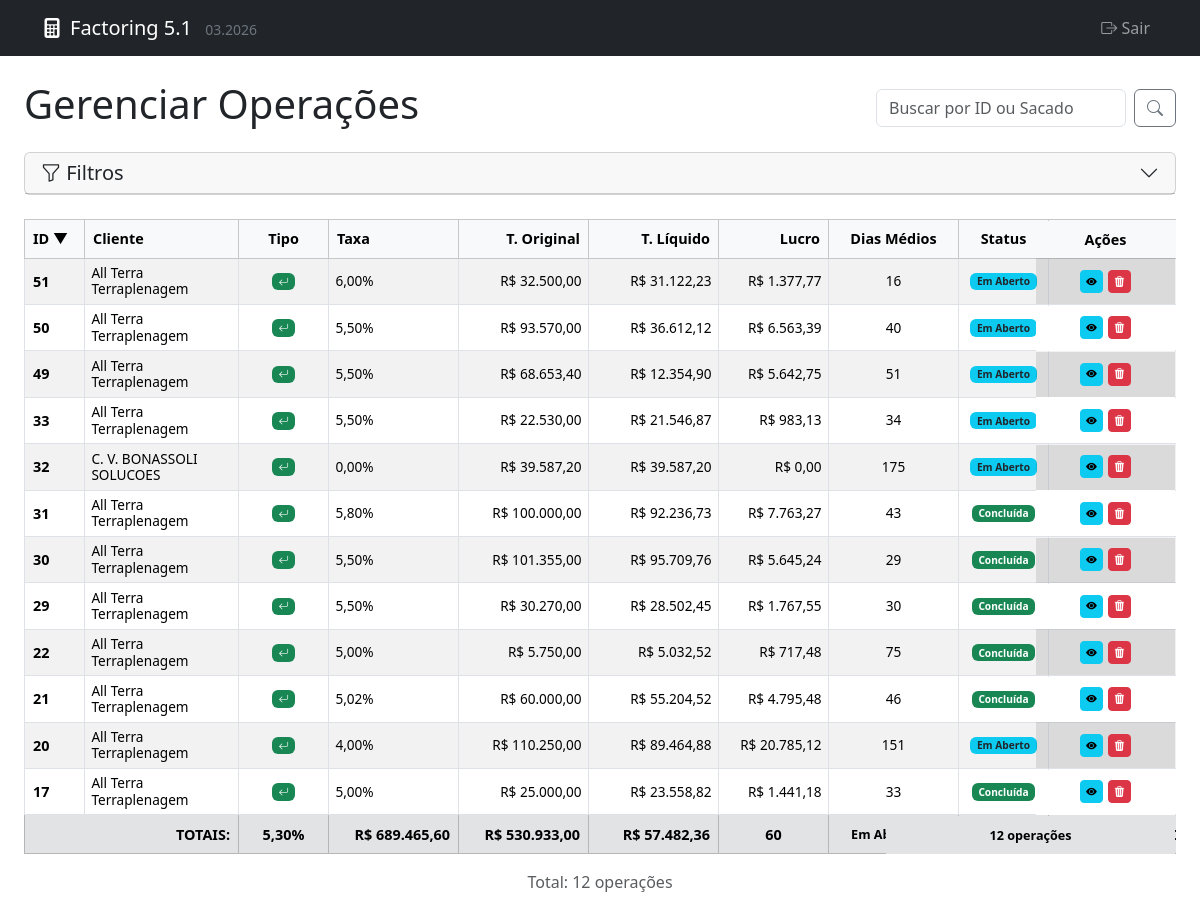
Page /listar_operacoes.php (signed in) on the committed database.
### tables this page shows
CREATE TABLE `operacoes` (
  `id` int(11) NOT NULL AUTO_INCREMENT,
  `cedente_id` int(11) DEFAULT NULL,
  `taxa_mensal` decimal(10,4) NOT NULL,
  `data_operacao` datetime DEFAULT NULL,
  `data_base_calculo` date DEFAULT NULL,
  `tipo_pagamento` varchar(50) DEFAULT 'direto',
  `tipo_operacao` enum('antecipacao','emprestimo') NOT NULL DEFAULT 'antecipacao',
  `total_original_calc` decimal(15,2) DEFAULT NULL,
  `total_presente_calc` decimal(15,2) DEFAULT NULL,
  `iof_total_calc` decimal(15,2) DEFAULT NULL,
  `total_liquido_pago_calc` decimal(15,2) DEFAULT NULL,
  `incorre_custo_iof` tinyint(1) NOT NULL,
  `cobrar_iof_cliente` tinyint(1) NOT NULL,
  `total_lucro_liquido_calc` decimal(15,2) DEFAULT NULL,
  `media_dias_pond_calc` int(11) DEFAULT NULL,
  `notas` text DEFAULT NULL,
  `valor_total_compensacao` decimal(15,2) DEFAULT 0.00 COMMENT 'Valor total das compensações aplicadas nesta operação',
  PRIMARY KEY (`id`),
  KEY `fk_operacao_sacado` (`cedente_id`),
  CONSTRAINT `fk_operacoes_cedente` FOREIGN KEY (`cedente_id`) REFERENCES `cedentes` (`id`)
);

### listar_operacoes.php (the view, shortened to what the rows shown need)
<?php require_once 'auth_check.php'; ?><?php
require_once 'db_connection.php';
$results_per_page = 15;
$page = isset($_GET['page']) && is_numeric($_GET['page']) ? (int)$_GET['page'] : 1;
$search = isset($_GET['search']) ? trim($_GET['search']) : '';
$sort = isset($_GET['sort']) ? $_GET['sort'] : 'id';
$dir = isset($_GET['dir']) && in_array(strtolower($_GET['dir']), ['asc', 'desc']) ? strtolower($_GET['dir']) : 'desc';
$filter_cedente = isset($_GET['filter_cedente']) ? trim($_GET['filter_cedente']) : '';
$filter_status = isset($_GET['filter_status']) && is_array($_GET['filter_status']) ? $_GET['filter_status'] : [];
$filter_valor_min = isset($_GET['filter_valor_min']) ? floatval($_GET['filter_valor_min']) : 0;
$filter_valor_max = isset($_GET['filter_valor_max']) ? floatval($_GET['filter_valor_max']) : 0;
$filter_data = isset($_GET['filter_data']) ? trim($_GET['filter_data']) : '';
$filter_data_inicio = isset($_GET['filter_data_inicio']) ? trim($_GET['filter_data_inicio']) : '';
$filter_data_fim = isset($_GET['filter_data_fim']) ? trim($_GET['filter_data_fim']) : '';
$filter_tipo_operacao = isset($_GET['filter_tipo_operacao']) && is_array($_GET['filter_tipo_operacao']) ? $_GET['filter_tipo_operacao'] : [];
$allowed_sort_columns = [
    'id' => 'o.id',
    'cedente_nome' => 's.empresa',
    'taxa_mensal' => 'o.taxa_mensal',
    'total_original_calc' => 'o.total_original_calc',
    'total_liquido_pago_calc' => 'o.total_liquido_pago_calc',
    'total_lucro_liquido_calc' => 'o.total_lucro_liquido_calc',
    'data_operacao' => 'o.data_operacao',
    'data_base_calculo' => 'o.data_operacao',
    'tipo_operacao' => 'o.tipo_operacao',
    'media_dias_operacao' => 'media_dias_operacao',
    'status_operacao' => 'status_operacao',
    'num_recebiveis' => 'num_recebiveis',
    'saldo_em_aberto' => 'saldo_em_aberto'
];
$sort_column_sql = $allowed_sort_columns[$sort];
$offset = ($page - 1) * $results_per_page;
$params_count = []; $params_data = []; $whereClauses = [];
$whereSql = !empty($whereClauses) ? "WHERE " . implode(" AND ", $whereClauses) : "";
$total_results = 0;
try {
    $countSql = "SELECT COUNT(DISTINCT o.id)
                 FROM operacoes o
                 LEFT JOIN cedentes s ON o.cedente_id = s.id
                 $whereSql";
    $stmtCount = $pdo->prepare($countSql);
    $stmtCount->execute($params_count);
    $total_results = (int)$stmtCount->fetchColumn();
} catch (PDOException $e) { $error_message_count = "Erro Crítico [Count]: " . htmlspecialchars($e->getMessage()); }
$operacoes = [];
if (!isset($error_message_count)) {
    try {
        $sql .= " ORDER BY $sort_column_sql $dir
                LIMIT :limit OFFSET :offset";
        $stmt = $pdo->prepare($sql);
        $stmt->bindParam(':limit', $results_per_page, PDO::PARAM_INT);
        $stmt->bindParam(':offset', $offset, PDO::PARAM_INT);
        $stmt->execute();
        $operacoes = $stmt->fetchAll(PDO::FETCH_ASSOC);
    } catch (PDOException $e) { $error_message_data = "Erro Crítico [Data]: " . htmlspecialchars($e->getMessage()); }
}
function getSortLink($column, $text, $currentSort, $currentDir, $currentSearch, $filters = []) {
    $newDir = ($currentSort === $column && $currentDir === 'asc') ? 'desc' : 'asc';
    $icon = ($currentSort === $column) ? ($currentDir === 'asc' ? ' ▲' : ' ▼') : '';
    $params = [];
    $params['sort'] = $column;
    $params['dir'] = $newDir;
    $queryString = http_build_query($params);
    return "<a href=\"?$queryString\">" . htmlspecialchars($text) . $icon . "</a>";
}
function formatOperacaoStatusBadge($status_operacao) {
    $badgeClass = 'bg-secondary';
    switch ($status_operacao) {
        case 'Concluída': $badgeClass = 'bg-success'; break;
        case 'Em Aberto': $badgeClass = 'bg-info text-dark'; break;
    }
    return '<span class="badge ' . $badgeClass . '">' . htmlspecialchars($status_operacao) . '</span>';
}
function formatHtmlCurrency($value) {
    return 'R$ ' . number_format($value ?? 0, 2, ',', '.');
}
?>
<!DOCTYPE html>
<html lang="pt-BR">
<head>
    <link href="https://cdn.jsdelivr.net/npm/bootstrap@5.3.3/dist/css/bootstrap.min.css" rel="stylesheet">
    <link rel="stylesheet" href="https://cdn.jsdelivr.net/npm/bootstrap-icons@1.11.3/font/bootstrap-icons.min.css">
</head>
<body>
    <div class="container-fluid px-3 px-md-4 mt-4">
        <div class="d-flex justify-content-between align-items-center mb-3 flex-wrap">
            <h1>Gerenciar Operações</h1>
        </div>
        <?php if (empty($operacoes) && (int)$total_results == 0 && empty($search) && !isset($error_message_count) && !isset($error_message_data)): ?>
            <p class="alert alert-info">Nenhuma operação registrada ainda.</p>
        <?php elseif (empty($operacoes) && (int)$total_results > 0): ?>
             <p class="alert alert-warning">Nenhuma operação encontrada para os filtros/busca selecionados nesta página.</p>
        <?php elseif (empty($operacoes) && (int)$total_results == 0 && !empty($search)): ?>
             <p class="alert alert-warning">Nenhuma operação encontrada para a busca: "<?php echo htmlspecialchars($search); ?>"</p>
        <?php elseif (!empty($operacoes)):  ?>
            <div class="table-responsive">
                <table class="table table-striped table-bordered table-hover">
                    <thead class="table-light">
                        <tr>
                            <?php
                            $current_filters = [
                                'filter_cedente' => $filter_cedente,
                                'filter_status' => $filter_status,
                                'filter_tipo_operacao' => $filter_tipo_operacao,
                                'filter_valor_min' => $filter_valor_min > 0 ? $filter_valor_min : '',
                                'filter_valor_max' => $filter_valor_max > 0 ? $filter_valor_max : '',
                                'filter_data' => $filter_data,
                                'filter_data_inicio' => $filter_data_inicio,
                                'filter_data_fim' => $filter_data_fim
                            ];
                            ?>
                            <th><?php echo getSortLink('id', 'ID', $sort, $dir, $search, $current_filters); ?></th>
                            <th><?php echo getSortLink('cedente_nome', 'Cliente', $sort, $dir, $search, $current_filters); ?></th>
                            <th class="text-center"><?php echo getSortLink('tipo_operacao', 'Tipo', $sort, $dir, $search, $current_filters); ?></th>
                            <th><?php echo getSortLink('taxa_mensal', 'Taxa', $sort, $dir, $search, $current_filters); ?></th>
                            <th class="text-end"><?php echo getSortLink('total_original_calc', 'T. Original', $sort, $dir, $search, $current_filters); ?></th>
                            <th class="text-end"><?php echo getSortLink('total_liquido_pago_calc', 'T. Líquido', $sort, $dir, $search, $current_filters); ?></th>
                            <th class="text-end"><?php echo getSortLink('total_lucro_liquido_calc', 'Lucro', $sort, $dir, $search, $current_filters); ?></th>
                            <th class="text-center"><?php echo getSortLink('media_dias_operacao', 'Dias Médios', $sort, $dir, $search, $current_filters); ?></th>
                            <th class="text-center"><?php echo getSortLink('status_operacao', 'Status', $sort, $dir, $search, $current_filters); ?></th>
                            <th class="text-center"><?php echo getSortLink('num_recebiveis', '# Rec.', $sort, $dir, $search, $current_filters); ?></th>
                            <th class="text-center acoes-col">Ações</th>
                        </tr>
                    </thead>
                    <tbody>
                        <?php foreach ($operacoes as $operacao): ?>
                            <tr>
                                <th scope="row"><?php echo htmlspecialchars($operacao['id']); ?></th>
                                <td><?php echo htmlspecialchars($operacao['cedente_nome'] ?? 'N/A'); ?></td>
                                <td class="text-center">
                                    <?php
                                    if (($operacao['tipo_operacao'] ?? 'antecipacao') == 'emprestimo') {
                                        echo '<span class="badge bg-warning text-dark" title="Empréstimo"><i class="bi bi-cash-coin"></i></span>';
                                    } else {
                                        echo '<span class="badge bg-success text-white" title="Antecipação"><i class="bi bi-arrow-return-left"></i></span>';
                                    }
                                    ?>
                                </td>
                                <td><?php echo htmlspecialchars(number_format(($operacao['taxa_mensal'] ?? 0) * 100, 2, ',', '.') . '%'); ?></td>
                                <td class="text-end"><?php echo formatHtmlCurrency($operacao['total_original_calc'] ?? 0); ?></td>
                                <td class="text-end"><?php echo formatHtmlCurrency($operacao['total_liquido_pago_calc'] ?? 0); ?></td>
                                <td class="text-end"><?php echo formatHtmlCurrency($operacao['total_lucro_liquido_calc'] ?? 0); ?></td>
                                <td class="text-center">
                                    <?php
                                    if (isset($operacao['media_dias_operacao'])) {
                                        echo htmlspecialchars(round((float)$operacao['media_dias_operacao']));
                                    } else {
                                        echo 'N/A';
                                    }
                                    ?>
                                </td>
                                <td class="text-center">
                                    <?php echo formatOperacaoStatusBadge($operacao['status_operacao']); ?>
                                </td>
                                <td class="text-center">
                                </td>
                                <td class="text-center acoes-col">
                                    <a href="detalhes_operacao.php?id=<?php echo $operacao['id']; ?>" class="btn btn-sm btn-info action-icon" title="Ver Detalhes">
                                        <i class="bi bi-eye-fill"></i>
                                    </a>
                                    <a href="excluir_operacao.php?id=<?php echo $operacao['id']; ?>"
                                       class="btn btn-sm btn-danger action-icon delete-operacao-btn"
                                       data-operacao-id="<?php echo $operacao['id']; ?>"
                                       title="Excluir Operação">
                                        <i class="bi bi-trash3-fill"></i>
                                    </a>
                                </td>
                            </tr>
                        <?php endforeach; ?>
                    </tbody>
                    <?php if (!empty($operacoes)): ?>
                    <tfoot class="table-secondary">
                        <tr>
                            <th colspan="2" class="text-end"><strong>TOTAIS:</strong></th>
                            <th class="text-center">
                                <?php
                                $soma_taxas = 0;
                                $count_taxas = 0;
                                foreach ($operacoes as $op) {
                                    if (isset($op['taxa_mensal']) && $op['taxa_mensal'] > 0) {
                                        $soma_taxas += $op['taxa_mensal'];
                                        $count_taxas++;
                                    }
                                }
                                $media_taxa = $count_taxas > 0 ? ($soma_taxas / $count_taxas) : 0;
                                echo number_format($media_taxa * 100, 2, ',', '.') . '%';
                                ?>
                            </th>
                            <th class="text-end">
                                <?php
                                $total_original = array_sum(array_column($operacoes, 'total_original_calc'));
                                echo formatHtmlCurrency($total_original);
                                ?>
                            </th>
                            <th class="text-end">
                                <?php
                                $total_liquido = array_sum(array_column($operacoes, 'total_liquido_pago_calc'));
                                echo formatHtmlCurrency($total_liquido);
                                ?>
                            </th>
                            <th class="text-end">
                                <?php
                                $total_lucro = array_sum(array_column($operacoes, 'total_lucro_liquido_calc'));
                                echo formatHtmlCurrency($total_lucro);
                                ?>
                            </th>
                            <th class="text-center">
                                <?php
                                $soma_dias = 0;
                                $count_dias = 0;
                                foreach ($operacoes as $op) {
                                    if (isset($op['media_dias_operacao']) && $op['media_dias_operacao'] > 0) {
                                        $soma_dias += $op['media_dias_operacao'];
                                        $count_dias++;
                                    }
                                }
                                $media_dias = $count_dias > 0 ? ($soma_dias / $count_dias) : 0;
                                echo round($media_dias);
                                ?>
                            </th>
                            <th class="text-center">
                                <?php
                                $status_count = [];
                                foreach ($operacoes as $op) {
                                    $status = $op['status_operacao'];
                                    $status_count[$status] = ($status_count[$status] ?? 0) + 1;
                                }
                                $status_principal = array_keys($status_count, max($status_count))[0];
                                echo "<small>{$status_principal} (" . max($status_count) . ")</small>";
                                ?>
                            </th>
                            <th class="text-center">
                            </th>
                            <th class="text-end">
                            </th>
                            <th colspan="2" class="text-center acoes-col">
                                <small><?php echo count($operacoes); ?> operações</small>
                            </th>
                        </tr>
                    </tfoot>
                    <?php endif; ?>
                </table>
            </div>
        <?php endif; ?>
    </div>
</body>
</html>

### rows in the picture
operacoes: id "51", cedente_nome "All Terra Terraplenagem", tipo_operacao "antecipacao" (drawn), taxa_mensal "6,00%", total_original_calc "R$ 32.500,00", total_liquido_pago_calc "R$ 31.122,23", total_lucro_liquido_calc "R$ 1.377,77", media_dias_operacao "16", status_operacao "Em Aberto"
operacoes: id "50", cedente_nome "All Terra Terraplenagem", tipo_operacao "antecipacao" (drawn), taxa_mensal "5,50%", total_original_calc "R$ 93.570,00", total_liquido_pago_calc "R$ 36.612,12", total_lucro_liquido_calc "R$ 6.563,39", media_dias_operacao "40", status_operacao "Em Aberto"
operacoes: id "49", cedente_nome "All Terra Terraplenagem", tipo_operacao "antecipacao" (drawn), taxa_mensal "5,50%", total_original_calc "R$ 68.653,40", total_liquido_pago_calc "R$ 12.354,90", total_lucro_liquido_calc "R$ 5.642,75", media_dias_operacao "51", status_operacao "Em Aberto"
operacoes: id "33", cedente_nome "All Terra Terraplenagem", tipo_operacao "antecipacao" (drawn), taxa_mensal "5,50%", total_original_calc "R$ 22.530,00", total_liquido_pago_calc "R$ 21.546,87", total_lucro_liquido_calc "R$ 983,13", media_dias_operacao "34", status_operacao "Em Aberto"
operacoes: id "32", cedente_nome "C. V. BONASSOLI SOLUCOES", tipo_operacao "antecipacao" (drawn), taxa_mensal "0,00%", total_original_calc "R$ 39.587,20", total_liquido_pago_calc "R$ 39.587,20", total_lucro_liquido_calc "R$ 0,00", media_dias_operacao "175", status_operacao "Em Aberto"
operacoes: id "31", cedente_nome "All Terra Terraplenagem", tipo_operacao "antecipacao" (drawn), taxa_mensal "5,80%", total_original_calc "R$ 100.000,00", total_liquido_pago_calc "R$ 92.236,73", total_lucro_liquido_calc "R$ 7.763,27", media_dias_operacao "43", status_operacao "Concluída"
operacoes: id "30", cedente_nome "All Terra Terraplenagem", tipo_operacao "antecipacao" (drawn), taxa_mensal "5,50%", total_original_calc "R$ 101.355,00", total_liquido_pago_calc "R$ 95.709,76", total_lucro_liquido_calc "R$ 5.645,24", media_dias_operacao "29", status_operacao "Concluída"
operacoes: id "29", cedente_nome "All Terra Terraplenagem", tipo_operacao "antecipacao" (drawn), taxa_mensal "5,50%", total_original_calc "R$ 30.270,00", total_liquido_pago_calc "R$ 28.502,45", total_lucro_liquido_calc "R$ 1.767,55", media_dias_operacao "30", status_operacao "Concluída"
operacoes: id "22", cedente_nome "All Terra Terraplenagem", tipo_operacao "antecipacao" (drawn), taxa_mensal "5,00%", total_original_calc "R$ 5.750,00", total_liquido_pago_calc "R$ 5.032,52", total_lucro_liquido_calc "R$ 717,48", media_dias_operacao "75", status_operacao "Concluída"
operacoes: id "21", cedente_nome "All Terra Terraplenagem", tipo_operacao "antecipacao" (drawn), taxa_mensal "5,02%", total_original_calc "R$ 60.000,00", total_liquido_pago_calc "R$ 55.204,52", total_lucro_liquido_calc "R$ 4.795,48", media_dias_operacao "46", status_operacao "Concluída"
operacoes: id "20", cedente_nome "All Terra Terraplenagem", tipo_operacao "antecipacao" (drawn), taxa_mensal "4,00%", total_original_calc "R$ 110.250,00", total_liquido_pago_calc "R$ 89.464,88", total_lucro_liquido_calc "R$ 20.785,12", media_dias_operacao "151", status_operacao "Em Aberto"
operacoes: id "17", cedente_nome "All Terra Terraplenagem", tipo_operacao "antecipacao" (drawn), taxa_mensal "5,00%", total_original_calc "R$ 25.000,00", total_liquido_pago_calc "R$ 23.558,82", total_lucro_liquido_calc "R$ 1.441,18", media_dias_operacao "33", status_operacao "Concluída"

### other values in the picture
$text "ID Cliente Tipo Taxa T. Original T. Líquido Lucro Dias Médios Status"
$icon "▼"
$media_taxa * 100 "5,30"
formatHtmlCurrency($total_original) "R$ 689.465,60"
formatHtmlCurrency($total_liquido) "R$ 530.933,00"
formatHtmlCurrency($total_lucro) "R$ 57.482,36"
$media_dias "60"
$status_principal "Em…"
count($operacoes) "12"
$total_results "12"
